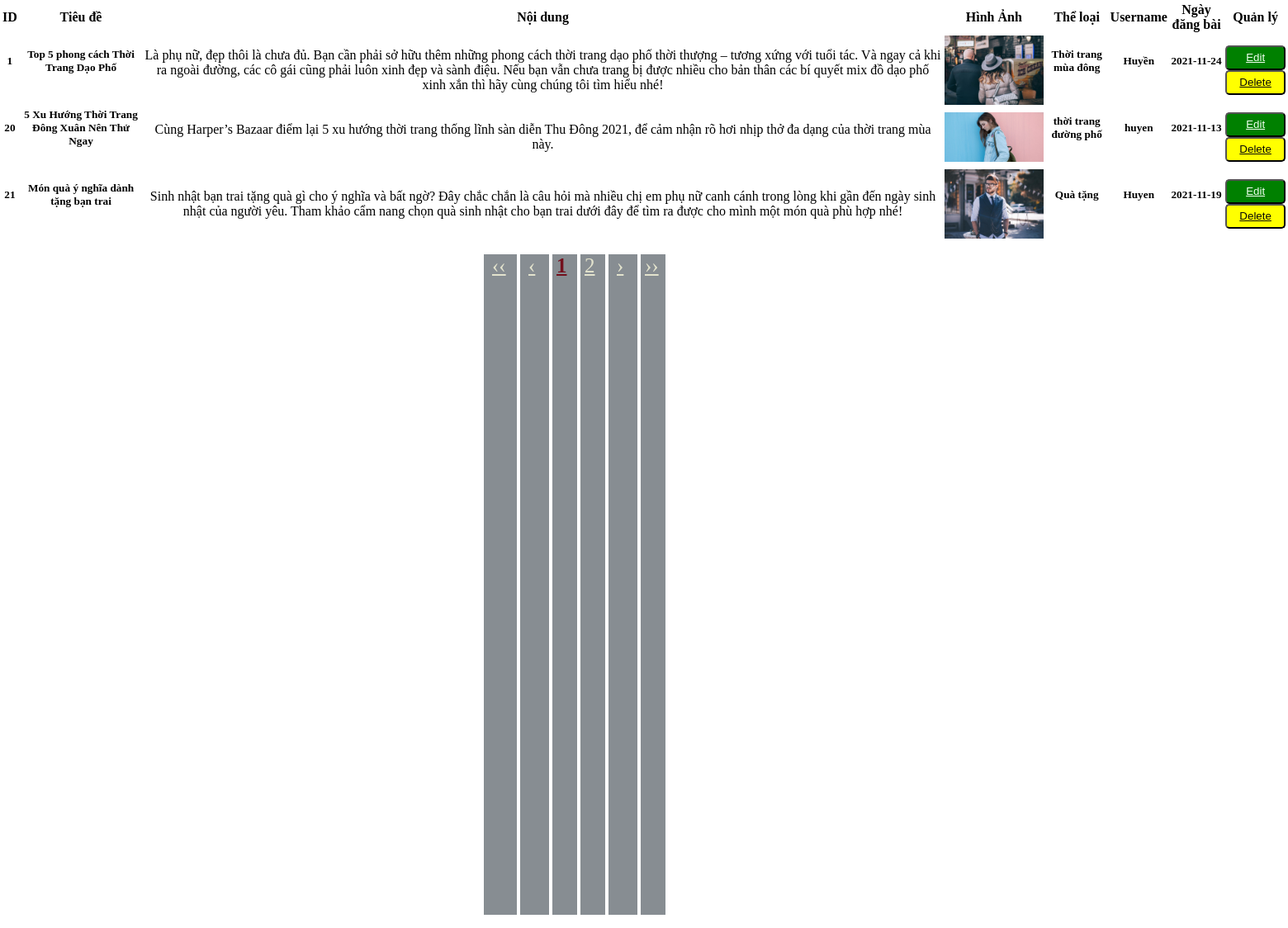
Screenshot of /admin/admin_baiviet/posts_xuly.php with the database file from the repository.
### tables this page shows
CREATE TABLE `blog` (
  `id_blog` int(50) NOT NULL,
  `tieu_de` varchar(500) NOT NULL,
  `noi_dung` varchar(10000) NOT NULL,
  `anh` varchar(500) NOT NULL,
  `the_loai` varchar(100) NOT NULL,
  `username` varchar(100) NOT NULL,
  `ngay` date NOT NULL
);

### admin/admin_baiviet/posts_xuly.php (the view, shortened to what this page needs)
<head>
<link rel="stylesheet" href="../../css/style.css">
</head>
<body>
<?php
require '../posts_connect.php';
?>
<table class="table" >
  <thead class="thead-dark">
    <tr>
      <th scope="col" >ID</th>
      <th scope="col" >Tiêu đề</th>
      <th scope="col" >Nội dung</th>
      <th scope="col" >Hình Ảnh</th>
      <th scope="col" >Thể loại</th>
      <th scope="col" >Username</th>
      <th scope="col" >Ngày đăng bài</th>
      <th scope="col" >Quản lý</th>
    </tr>
  </thead>
  <tbody>
  <?php
        $sql = "SELECT * FROM blog ";
        $qr= mysqli_query($conn,$sql);
        $count = mysqli_num_rows($qr);
        $items = 3;
        $pages = ceil($count/$items);
        $page = isset($_GET["page"]) && $_GET["page"] >= 1 && $_GET["page"] <= $pages ? (int)$_GET["page"] : 1;
        $vitri = ($page*$items) - $items;
        $sqlPost = "SELECT * FROM blog LIMIT $vitri,$items";
        $result = mysqli_query($conn, $sqlPost);
        while ($row = mysqli_fetch_array($result)) {
            echo "<tr style='text-align: center;'>";
            echo "<td><h5>".$row['id_blog']."</h5></td>";
            echo "<td><h5 >".$row['tieu_de']."</h5></td>";
            echo "<td><p >".$row['noi_dung']."</p></td>";
            echo "<td><img src='../photo/".$row['anh']."'  width=120></td>";
            echo "<td><h5 >".$row['the_loai']."</h5></td>";
            echo "<td><h5 >".$row['username']."</h5></td>";
            echo "<td><h5 >".$row['ngay']."</h5></td>";
            echo '<td><button class="btnEdit"><a href="./posts_edit.php?id_blog='.$row['id_blog'].'">Edit</a></button>
                  <button class="btnDel"><a href="./posts_delete.php?id_blog='.$row['id_blog'].'">Delete</a></button></td>';
            echo "</tr>";
        }
  ?>
  </tbody>
</table>
<div id="menu" style=" display: inline-block; align-items:center;width:100%; padding-left:35%">
  <ul style=" list-style-type: none; ">
     <li style=" display: inline-block;
              width: 30px;
              height: 100%;
              background-color: #878d92;
              padding-left:10px;"
    <?php if($page == 1){
       echo " class='disable'";
     }
     ?>>
        <a href="posts_add.php?page=<?php echo 1 ?>" style=" color:#e3e3cd; font-size: 25px;">&lsaquo;&lsaquo;</a>
     </li>
     <li style=" display: inline-block;
              width: 25px;
              height: 100%;
              background-color: #878d92;
              align-items: center;
              padding-left:10px;"
     <?php if($page == 1){
       echo " class='disable'";
     }
     ?>>
         <a href="posts_add.php?page=<?php echo $page - 1 ?>" style=" color:#e3e3cd; font-size: 25px;">&lsaquo;</a>
    </li>
     <?php
        for($i=1; $i<= $pages; $i++){
          if($page == $i){
       ?>
           <li style=" display: inline-block;
              width: 25px;
              height: 100%;
              background-color: #878d92;
              align-items: center;
              padding-left:5px;"  >
                <a href="posts_add.php?page=<?php echo $i;?>" style=" color:#73101d; font-weight: bold; font-size: 25px;">
                  <?php echo $i; ?>
                </a>
          </li>
       <?php
          }
          else{
       ?>
          <li style=" display: inline-block;
              width: 25px;
              height: 100%;
              background-color: #878d92;
              align-items: center;
              padding-left:5px;" >
              <a href="posts_add.php?page=<?php echo $i;?>" style=" color:#e3e3cd ;font-size: 25px;" >
                <?php echo $i; ?>
              </a>
        </li>
      <?php
          }
        }
     ?>
     <li style=" display: inline-block;
              width: 25px;
              height: 100%;
              background-color: #878d92;
              align-items: center;
              padding-left:10px;"
     <?php if($page == $pages){
       echo " class='disable'";
     }
     ?>>
        <a href="posts_add.php?page=<?php echo $page + 1 ?>" style=" color:#e3e3cd;font-size: 25px; ">
          <span>&rsaquo;</span>
        </a>
    </li>
      <li style=" display: inline-block;
              width: 25px;
              height: 100%;
              background-color: #878d92;
              align-items: center;
              padding-left:5px;"
      <?php if($page == $pages){
       echo " class='disable'";
     }
     ?>>
        <a href="posts_add.php?page=<?php echo $pages ?>" style=" color:#e3e3cd;font-size: 25px; "><span>&rsaquo;&rsaquo;</span>
        </a>
      </li>
  </ul>
</div>
</body>
</html>

### css/style.css (style rules this page uses)
body { width: 100%; margin: 0 auto; }
.btnEdit { background-color: green; border-radius: 5px; width: 100%; height: 30px; }
.btnEdit a { color: honeydew; }
.btnDel a { color: rgb(8, 8, 8); width: 100%; }
.btnDel { background-color: yellow; border-radius: 5px; width: 100%; height: 30px; }
.table { width: 100%; }
.thead-dark { text-align: center; }
#menu li { color: darkslategrey; display: inline-block; }
ul>li.disable { display: none; }

### rows the page displays
blog: id_blog "1", tieu_de "Top 5 phong cách Thời Trang Dạo Phố", noi_dung "Là phụ nữ, đẹp thôi là chưa đủ. Bạn cần phải sở hữu thêm những phong cách thời trang dạo phố thời thượng – tương xứng với tuổi tác. Và ngay cả khi ra ngoài đường, các cô gái cũng phải luôn xinh đẹp và sành điệu. Nếu bạn vẫn chưa trang bị được nhiều cho bản thân các bí quyết mix đồ dạo phố xinh xắn thì hãy cùng chúng tôi tìm hiểu nhé!", anh (picture), the_loai "Thời trang mùa đông", username "Huyền", ngay "2021-11-24"
blog: id_blog "20", tieu_de "5 Xu Hướng Thời Trang Đông Xuân Nên Thử Ngay", noi_dung "Cùng Harper’s Bazaar điểm lại 5 xu hướng thời trang thống lĩnh sàn diễn Thu Đông 2021, để cảm nhận rõ hơi nhịp thở đa dạng của thời trang mùa này.", anh (picture), the_loai "thời trang đường phố", username "huyen", ngay "2021-11-13"
blog: id_blog "21", tieu_de "Món quà ý nghĩa dành tặng bạn trai", noi_dung "Sinh nhật bạn trai tặng quà gì cho ý nghĩa và bất ngờ? Đây chắc chắn là câu hỏi mà nhiều chị em phụ nữ canh cánh trong lòng khi gần đến ngày sinh nhật của người yêu. Tham khảo cẩm nang chọn quà sinh nhật cho bạn trai dưới đây để tìm ra được cho mình một món quà phù hợp nhé!", anh (picture), the_loai "Quà tặng", username "Huyen", ngay "2021-11-19"
